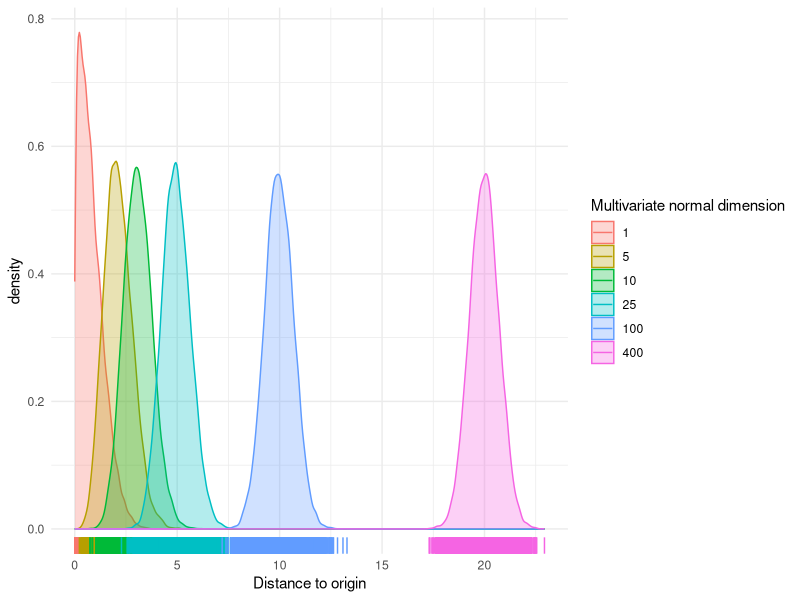

The R script that drew this image:
## ---- chunk 1
library(MASS)
library(purrr)
library(ggplot2)
library(dplyr)

theme_set(theme_minimal())
## ---- chunk 2

simulate_norm <- function(dimension, n_samples) { 
  
  # Sample multivariate normal distribution
  # with mean in the origin
  # and identity matrix standard deviation
  sim_data <- mvrnorm(n = n_samples, 
                      mu = rep(0, dimension), 
                      Sigma = diag(dimension))
  
  # Compute, for each sample, the l2 distance to the origin
  l2_norm <- sqrt(rowSums(sim_data ** 2))
  
  # Return the results organized in a data frame
  data.frame(
    l2_norm = l2_norm,
    dimension = dimension
  )
  
}

## ---- chunk 3

dims_sim <- c(1, 5, 10, 25, 100, 400)

norm_simulations <- map_dfr(dims_sim, simulate_norm, n_samples = 20000)

## ---- chunk 4

norm_simulations %>% 
  mutate(`Multivariate normal dimension` = as.factor(dimension)) %>% 
  ggplot(aes(x = l2_norm, color = `Multivariate normal dimension`, fill = `Multivariate normal dimension`)) + 
  geom_density(alpha = 0.3) + 
  geom_rug() +
  xlab("Distance to origin")
